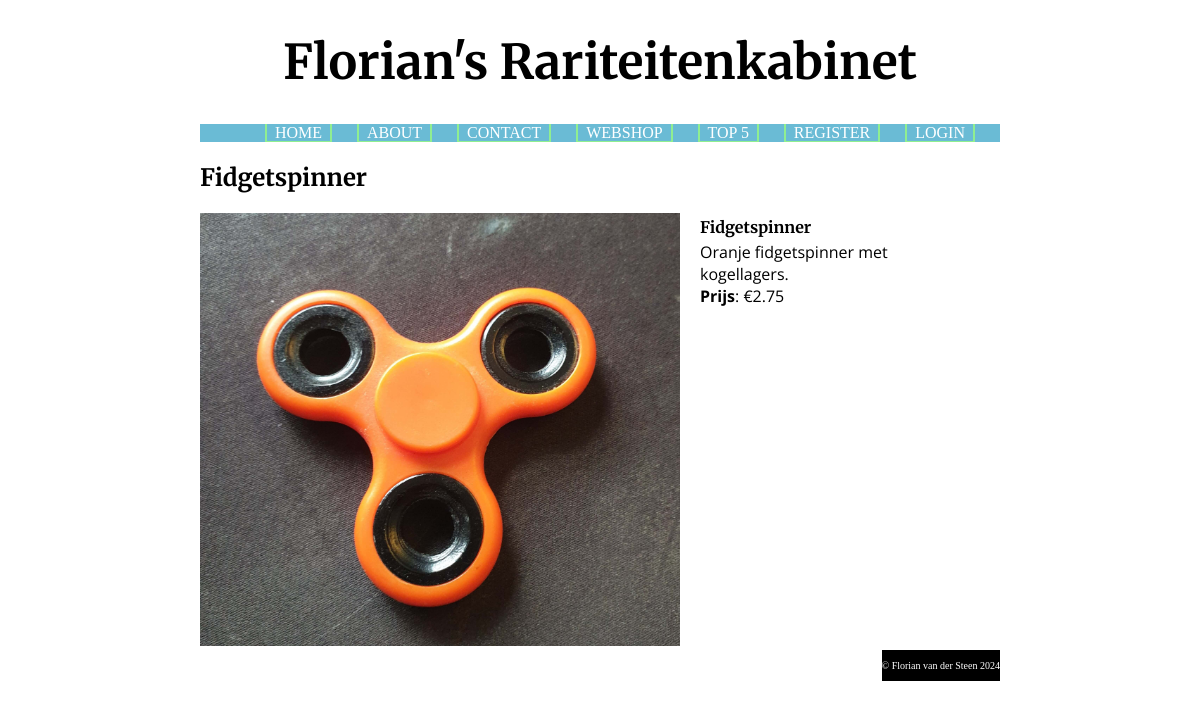
The app's page /index.php?page=detail&detail=6 with its own data.
### tables this page shows
CREATE TABLE `products` (
  `id` int(11) NOT NULL,
  `name` text NOT NULL,
  `description` text NOT NULL,
  `price` int(255) NOT NULL,
  `fname` text NOT NULL
);

### controllers/PageController.php (called while the page is built, shortened)
<?php
require_once("models/PageModel.php");
class PageController {
    private $model;
    private $modelFactory;
    public function __construct($modelFactory) {
        $this->modelFactory = $modelFactory;
        $this->model = $this->modelFactory->createModel('page');
    }
    public function handleRequest() {
        $this->processRequest();
        $this->showResponse();
    }
    private function getRequest() {
        $this->model->getRequestedPage();
    }
    private function processRequest() {
        switch ($this->model->page) {
            case "detail":
                require_once("models/ProductModel.php");
                $this->model = $this->modelFactory->createModel("product");
                $this->model->getDetailProduct();
                $this->model->handleCartAction();
                break;
        }
    }
    private function showResponse() {
        $this->model->createMenu();
        $this->model->setTitle();
        $view = NULL;
        switch ($this->model->page) {
            case "detail":
                include_once("views/DetailDoc.php");
                $view = new DetailDoc($this->model);
                break;
        }
        $view->show();
    }
}

### index.php (called while the page is built, shortened)
<?php
require_once("controllers/PageController.php");
require_once("CRUDFactory.php");
require_once("CRUD.php");
$crud = new CRUD();
$crudFactory = new CRUDFactory($crud);
$modelFactory = new ModelFactory($crudFactory);
$controller = new PageController($modelFactory);
$controller->handleRequest();

### models/ProductModel.php (called while the page is built, shortened)
<?php
require_once("PageModel.php");
class ProductModel extends PageModel {
    public $crud;
    public function __construct($pageModel, ProductCRUD $crud) {
        $this->crud = $crud;
    }
    public function getDetailProduct() {
        if ($this->isPost) {
            $productId = $this->getPostVar("productId");
        }
        else {
           $productId = $this->getGetVar("detail");
        }
        try {
            $this->products = $this->crud->readProductsByIDs([$productId]);
        }
        catch (Exception $e) {
            $this->errors["general"] = "Er is een technische storing. Probeer het later nogmaals.";
            $this->logError("Shop load failed. MySQL err:" . $e->getMessage());
        }
    }
}

### models/PageModel.php (called while the page is built, shortened)
<?php
class PageModel {
    protected function getGetVar($key, $default="") {
        $value = filter_input(INPUT_GET, $key, FILTER_SANITIZE_SPECIAL_CHARS);
        return isset($value) ? trim($value) : $default;
    }
}

### ProductCRUD.php (called while the page is built, shortened)
<?php
class ProductCRUD {
    private $crud;
    public function __construct(CRUD $crud) {
        $this->crud = $crud;
    }
    public function readProductsByIDs($ids) {
        $namedParams = "";
        $params = array();
        for($i=0; $i < count($ids); $i++) {
            $namedParams .= ":id" . $i . ",";
            $params[":id" . $i] = $ids[$i];
        }
        $namedParams[-1] = ")";
        $sql = 'SELECT * FROM products WHERE id IN (' . $namedParams . ';';
        $rows = $this->crud->readMultipleRows($sql, $params);
        return $rows;
    }
}

### CRUD.php (called while the page is built, shortened)
<?php
class CRUD {
    private $pdo;
    public function __construct() {
        $servername = getenv("MYSQL_FLORIAN_WEBSHOP_HOST");
        $dbname = getenv("MYSQL_FLORIAN_WEBSHOP_DATABASE");
        $username = getenv("MYSQL_FLORIAN_WEBSHOP_USER");
        $password = getenv("MYSQL_FLORIAN_WEBSHOP_PASSWORD");
        try {
            $this->pdo = new PDO("mysql:host=$servername;dbname=$dbname;port=3310", $username, $password);
            $this->pdo->setAttribute(PDO::ATTR_ERRMODE, PDO::ERRMODE_EXCEPTION);
        }
        catch(PDOException $e) {
            echo "Connection failed: " . $e->getMessage();
        }
    }
    private function bindParams($stmt, $params) {
        foreach($params as $varName=>$value) {
            if (is_int($value)) {
                $stmt->bindValue($varName, $value, PDO::PARAM_INT);
            }
            else {
                $stmt->bindValue($varName, $value);
            }
        }
    }
    public function readMultipleRows($sql, $params) {
        try {
            $stmt = $this->pdo->prepare($sql);
            $this->bindParams($stmt, $params);
            $stmt->execute();
            $stmt->setFetchMode(PDO::FETCH_OBJ);
            $rows = $stmt->fetchAll();
            return $rows;
        }
        catch (PDOException $e) {
            echo "Retrieval failed: " . $e->getMessage();
        }
    }
}

### views/DetailDoc.php (the view, shortened to what this page needs)
<?php
class DetailDoc extends ProductDoc {
    protected function showContent() {
        $product = $this->model->products[0];
        echo '<div class="detail">';
        echo '<h2>' . $product->name . '</h2>';
        echo '<img src="Images/' . $product->fname . '" alt="' . $product->description . '">';
        echo '<div class="detail-info">';
        echo '<h4>' . $product->name . '</h4>';
        echo '<p>' . $product->description . '<br><b>Prijs</b>: &euro;' . $product->price / 100 . '</p>';
        echo '</div>';
        echo '</div>';
    }
}

### css/styles.css (style rules this page uses)
body { width: 800px; margin: auto; background-color: white; }
h2, h3, h4 { font-family: "Merriweather", serif; }
.detail img { width: 60%; height: 60%; display: inline-block; margin-right: 10px; }
.detail p { font-family: "Open Sans", sans-serif; margin-top: 4px; }
.detail h4 { margin-bottom: 4px; margin-top: 4px; }
.detail-info { display: inline-block; width: 35%; vertical-align: top; margin-left: 10px; }

### records on screen
products: name "Fidgetspinner", fname (picture), description "Oranje fidgetspinner met kogellagers.", $product->price/100 "2.75"

### other values on screen
$menuItem->text "HOME"
$menuItem->text "ABOUT"
$menuItem->text "CONTACT"
$menuItem->text "WEBSHOP"
$menuItem->text "TOP 5"
$menuItem->text "REGISTER"
$menuItem->text "LOGIN"
